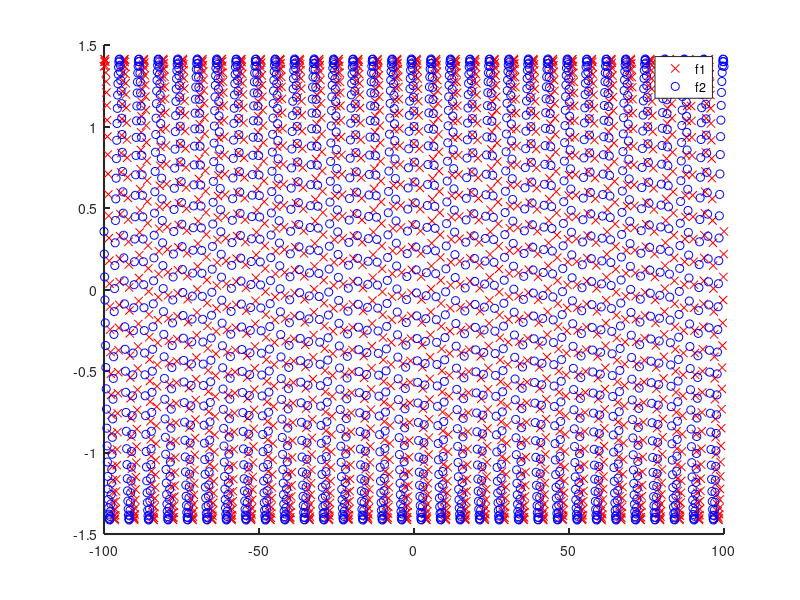

This chart was generated by the following MATLAB code:
%代码不要写太长，看着matlab的右侧线，一般是80字符以内%%%%%%%%%%%%%%%%%%%%%%%%%%%%%
f1=@(x)sin(x)+cos(x);
f2=@(x)cos(x)-sin(x);
xarr=-100:0.1:100;
y1arr=f1(xarr);
y2arr=f2(xarr);
plot(xarr,y1arr,"Color",'red',Marker='x')
hold on;
plot(xarr,y2arr,"Color",'blue',Marker='o')
legend('f1','f2')
set(gca, 'LineWidth',1.5,'Box', 'off');
saveas(gcf,'./img/eps','epsc')
%print('-depsc', 'figure.eps');
hold off